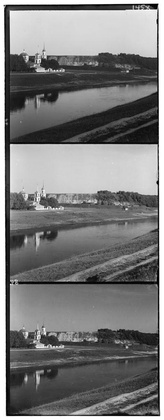
%> input picture testimage.jpg, 164 x 420 px, shrunk from 400 x 1023 before the run
$ octave image_match_ssd.m   (GNU Octave 9; MATLAB toolbox functions it lacks are replaced by stand-ins)
%> lines starting %> are read from the running program, lines starting %| are printed output that depends on the picture
### align.m
function aligned = align(green,red)
    [red_r,red_c] = size(red);
    [green_r,green_c] = size(green);
    cropped_red = red(ceil((red_r-50)/2) : ceil((red_r-50)/2) + 50,ceil((red_c-50)/2) :ceil((red_c-50)/2) + 50);
    cropped_green = green(ceil((green_r-50)/2) : ceil((green_r-50)/2) + 50,ceil((green_c-50)/2) :ceil((green_c-50)/2) + 50);
    MiN = inf;
    r_index = 0;
    r_dim = 1;
    for i = -10:10
        for j = -10:10
            ssd = SSD(cropped_green,circshift(cropped_red,[i,j]));
            if ssd < MiN
                MiN = ssd;
                r_index = i;
                r_dim = j;
            end
        end
    end
    aligned = circshift(red,[r_index,r_dim]);
end

### image_match_ssd.m
img = imread('testimage.jpg');
%> img is the input picture: size 420x164 uint8; min 0, max 255, mean 123.9
[r,c] = size(img);
%> r = 420; c = 164
rr = r/3;
%> rr = 140

B = img(1:rr,:);
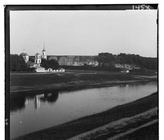
%> B: size 140x164 uint8; min 0, max 255, mean 125.7
G = img((rr+1):(2*rr),:);
R = img((2*rr+1):r,:);

ref_img_region = G;
[rg,cg] = size(ref_img_region);
%> rg = 140; cg = 164
ref_img_region = ref_img_region(ceil((rg-50)/2) :ceil((rg-50)/2) + 50,ceil((cg-50)/2) :ceil((cg-50)/2) + 50);
ref_img_region = double(ref_img_region);

r = align(G,R);
%> after the loop in align, `for i = -10:10`: MiN = 5398686; r_dim = 0; r_index = 2
b = align(G,B);
%> in align (call 2), `cropped_red = red(ceil((red_r-50)/2) : ceil((red_r-50)/2) + 50,ceil((r..`:
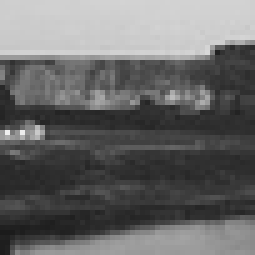
%> cropped_red: size 51x51 uint8 (shown 5 times larger); min 27, max 240, mean 103.9
%> after the loop in align (call 2), `for i = -10:10`: MiN = 4236086; r_dim = -1; r_index = -2
%> in align (call 2), `aligned = circshift(red,[r_index,r_dim]);`:
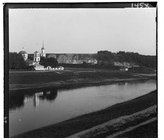
%> aligned: size 140x164 uint8; min 0, max 255, mean 125.7; mean of the top-left, top-right, bottom-left and bottom-right quarters 164.1, 169.3, 82.9, 86.5
ColorImg_aligned = cat(3,r,G,b);
imshow(ColorImg_aligned);
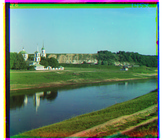
%> displayed picture: size 140x164x3, on the screen's scale of 0 to 255; mean R, G, B 106.7, 139.2, 125.7
